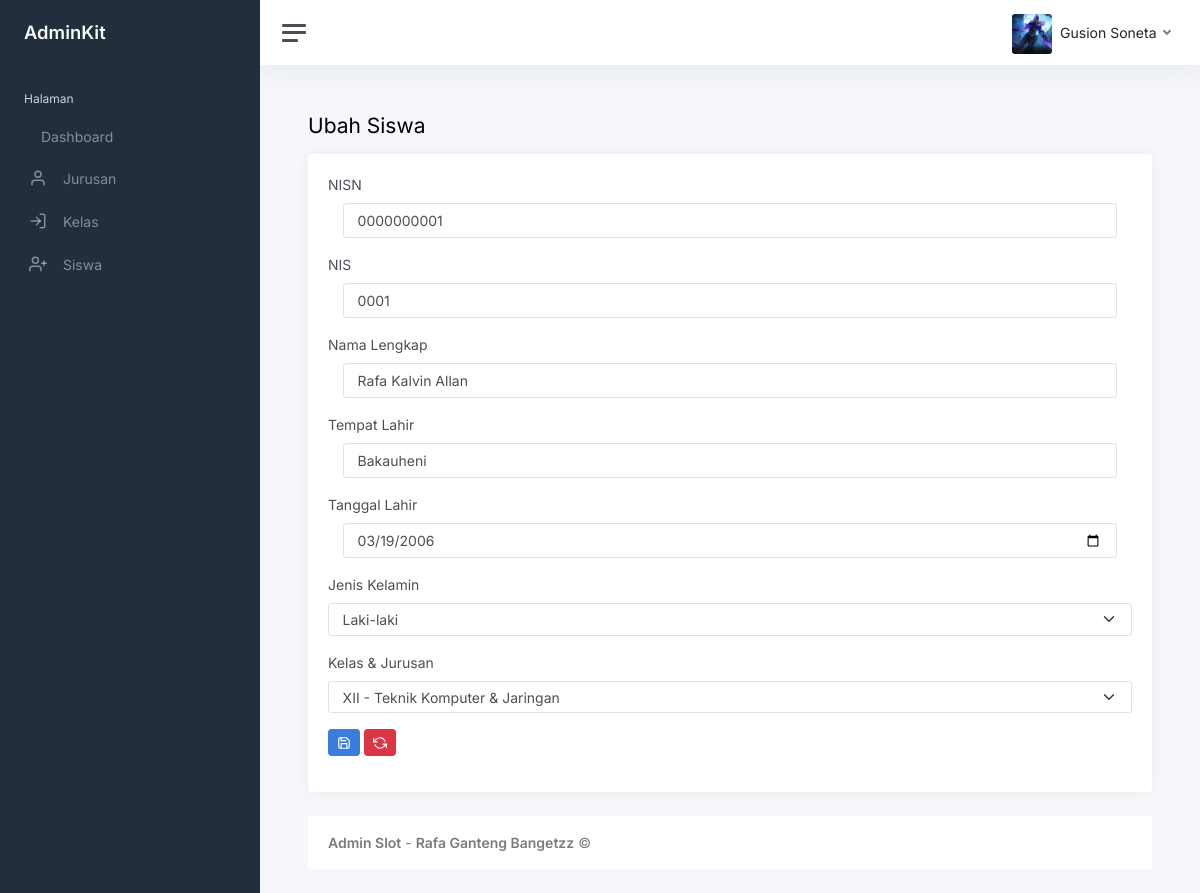
Page /index.php?page=ubah-siswa&id=0000000001 (signed in) on the committed database.
### tables this page shows
CREATE TABLE `siswa` (
  `nisn` char(10) NOT NULL,
  `nis` char(4) NOT NULL,
  `nama` varchar(35) NOT NULL,
  `tempat_lahir` varchar(30) NOT NULL,
  `tanggal_lahir` date NOT NULL,
  `jenis_kelamin` varchar(10) NOT NULL,
  `id_kelas` int(11) NOT NULL
);

CREATE TABLE `kelas` (
  `id_kelas` int(11) NOT NULL,
  `nama_kelas` varchar(10) NOT NULL,
  `id_jurusan` int(11) NOT NULL
);

### ubah-siswa.php (the view, shortened to what this page needs)
<?php
$id = $_GET['id'];
$query = mysqli_query($koneksi, "SELECT * FROM siswa WHERE nisn='$id'");
$data = mysqli_fetch_array($query);
?>
<h1 class="h3 mb-3">Ubah Siswa</h1>
<div class="row">
    <div class="col-12">
        <div class="card flex-fill">
            <div class="card-body">
                <form action="" method="post">
                    <div class="mb-3">
                        <label class="form-label">NISN</label>
                        <div class="col-sm-12">
                            <input type="number" name="nisn" class="form-control" required value="<?php echo $data['nisn'] ?>">
                        </div>
                    </div>
                    <div class="mb-3">
                        <label class="form-label">NIS</label>
                        <div class="col-sm-12">
                            <input type="number" name="nis" class="form-control" required value="<?php echo $data['nis'] ?>">
                        </div>
                    </div>
                    <div class=" mb-3">
                        <label class="form-label">Nama Lengkap</label>
                        <div class="col-sm-12">
                            <input type="text" name="nama" class="form-control" required value="<?php echo $data['nama'] ?>">
                        </div>
                    </div>
                    <div class=" mb-3">
                        <label class="form-label">Tempat Lahir</label>
                        <div class="col-sm-12">
                            <input type="text" name="tempat_lahir" class="form-control" required value="<?php echo $data['tempat_lahir'] ?>">
                        </div>
                    </div>
                    <div class=" mb-3">
                        <label class="form-label">Tanggal Lahir</label>
                        <div class="col-sm-12">
                            <input type="date" name="tanggal_lahir" class="form-control" required value="<?php echo $data['tanggal_lahir'] ?>">
                        </div>
                    </div>
                    <div class=" mb-3">
                        <label class="form-label">Jenis Kelamin</label>
                        <select name="jenis_kelamin" class="form-select">
                            <option value="Laki-laki" <?php if ($data['jenis_kelamin'] == 'Laki-laki') {
                                                            echo 'selected';
                                                        } ?>>Laki-laki</option>
                        </select>
                    </div>
                    <div class="mb-3">
                        <label class="form-label">Kelas & Jurusan</label>
                        <select name="id_kelas" class="form-select">
                            <?php
                            $query = mysqli_query($koneksi, "SELECT * FROM kelas INNER JOIN  jurusan ON kelas.id_jurusan=jurusan.id_jurusan");
                            while ($kelas = mysqli_fetch_array($query)) {
                            ?>
                                <option value="<?php echo $kelas['id_kelas'] ?>" <?php if ($data['id_kelas'] == $kelas['id_kelas']) {
                                                                                        echo 'selected';
                                                                                    } ?>><?php echo $kelas['nama_kelas'] ?> - <?php echo $kelas['nama_jurusan'] ?></option>
                            <?php
                            }
                            ?>
                        </select>
                    </div>
                    <div class="mb-3">
                        <button class="btn btn-primary btn-sm rounded"><i data-feather="save"></i></button>
                        <button type="reset" class="btn btn-danger btn-sm rounded"><i data-feather="refresh-ccw"></i></button>
                    </div>
                </form>
            </div>
        </div>
    </div>
</div>

### rows in the picture
siswa: nisn "0000000001", nis "0001", nama "Rafa Kalvin Allan", tempat_lahir "Bakauheni", tanggal_lahir "03/19/2006", jenis_kelamin "Laki-laki", id_kelas "XII - Teknik Komputer & Jaringan"

### other values in the picture
$_SESSION['user']['nama'] "Gusion Soneta"
